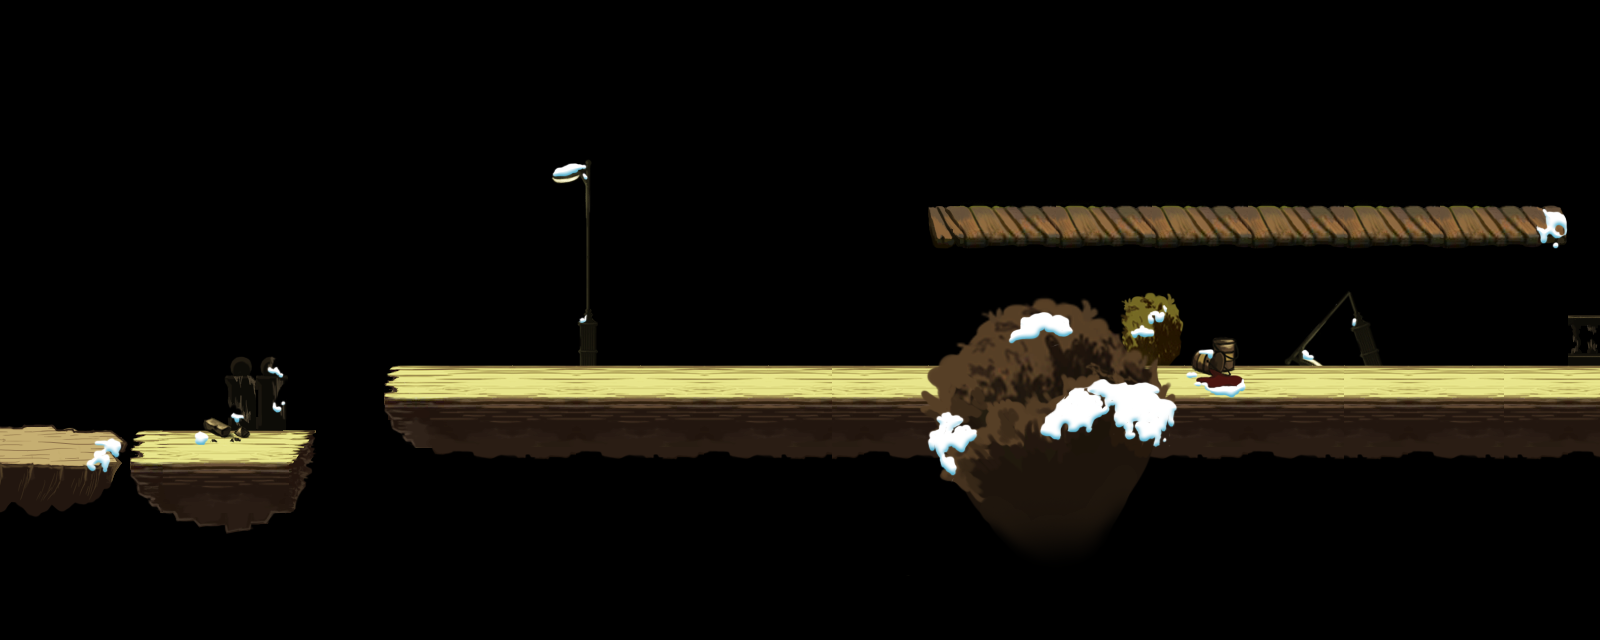

Rendered tile map (Tiled .tmx) drawn with the repository's tilesets; below, a short description and the map source with its tile grids summarised:
An orthogonal 50x20 tile map with 32x32 px tiles, 5 tile layers (tile_terrain_deco_back, tile_terrain_0, tile_terrain_1, tile_terrain_2, ...) and 17 objects (3x tuzijianke, 3x coin, 2x tuzifashi, 2x trap, tuzigongjianshoufly, ...).

<map version="1.0" orientation="orthogonal" width="50" height="20" tilewidth="32" tileheight="32">
 <properties>
  <property name="offsetX" value="0" />
  <property name="offsetY" value="4" />
 </properties>
 <tileset firstgid="1" name="s01" tilewidth="32" tileheight="32">
  <image source="s01.png" width="992" height="512" />
 </tileset>
 <layer name="tile_terrain_deco_back" width="50" height="20">
  <data>[1000 cells, 45 non-empty, 43 distinct tile ids]</data>
 </layer>
 <layer name="tile_terrain_0" width="50" height="20">
  <data>[1000 cells, 62 non-empty, 16 distinct tile ids]</data>
 </layer>
 <layer name="tile_terrain_1" width="50" height="20">
  <data>[1000 cells, 208 non-empty, 86 distinct tile ids]</data>
 </layer>
 <layer name="tile_terrain_2" width="50" height="20">
  <data>[1000 cells, 8 non-empty, 8 distinct tile ids]</data>
 </layer>
 <layer name="tile_terrain_deco_front" width="50" height="20">
  <data>[1000 cells, 81 non-empty, 81 distinct tile ids]</data>
 </layer>
 <objectgroup name="obj_terrain" width="50" height="20">
  <object x="0" y="448" width="128" height="32" />
  <object x="128" y="448" width="192" height="32" />
  <object x="384" y="384" width="384" height="32" />
  <object x="768" y="384" width="832" height="32" />
  <object x="928" y="224" width="640" height="32" />
 </objectgroup>
 <objectgroup name="obj_enemies" width="50" height="20">
  <object type="tuzigongjianshoufly" x="800" y="128" width="32" height="32">
   <properties>
    <property name="cmd" value="fn;w,5,5;" />
   </properties>
  </object>
  <object type="tuzijianke" x="1504" y="128" width="32" height="32">
   <properties>
    <property name="cmd" value="sf,0.7;w,1,-10" />
   </properties>
  </object>
  <object type="tuzijianke" x="1472" y="320" width="32" height="32">
   <properties>
    <property name="cmd" value="sf,0.7;w,1,-10" />
   </properties>
  </object>
  <object type="tuzijianke" x="992" y="320" width="32" height="32">
   <properties>
    <property name="cmd" value="sf,0.7;w,1,-10" />
   </properties>
  </object>
  <object type="tuzifashi" x="544" y="320" width="32" height="32" />
  <object type="tuzifashi" x="1248" y="128" width="32" height="32" />
 </objectgroup>
 <objectgroup name="obj_objects" width="50" height="20">
  <object type="light" x="544" y="160" width="32" height="32" />
  <object type="trap" x="864" y="416" width="32" height="32" />
  <object type="trap" x="1472" y="416" width="32" height="32" />
  <object type="coin" x="352" y="288" width="32" height="32" />
  <object type="coin" x="1120" y="128" width="32" height="32" />
  <object type="coin" x="1376" y="96" width="32" height="32" />
 </objectgroup>
</map>
